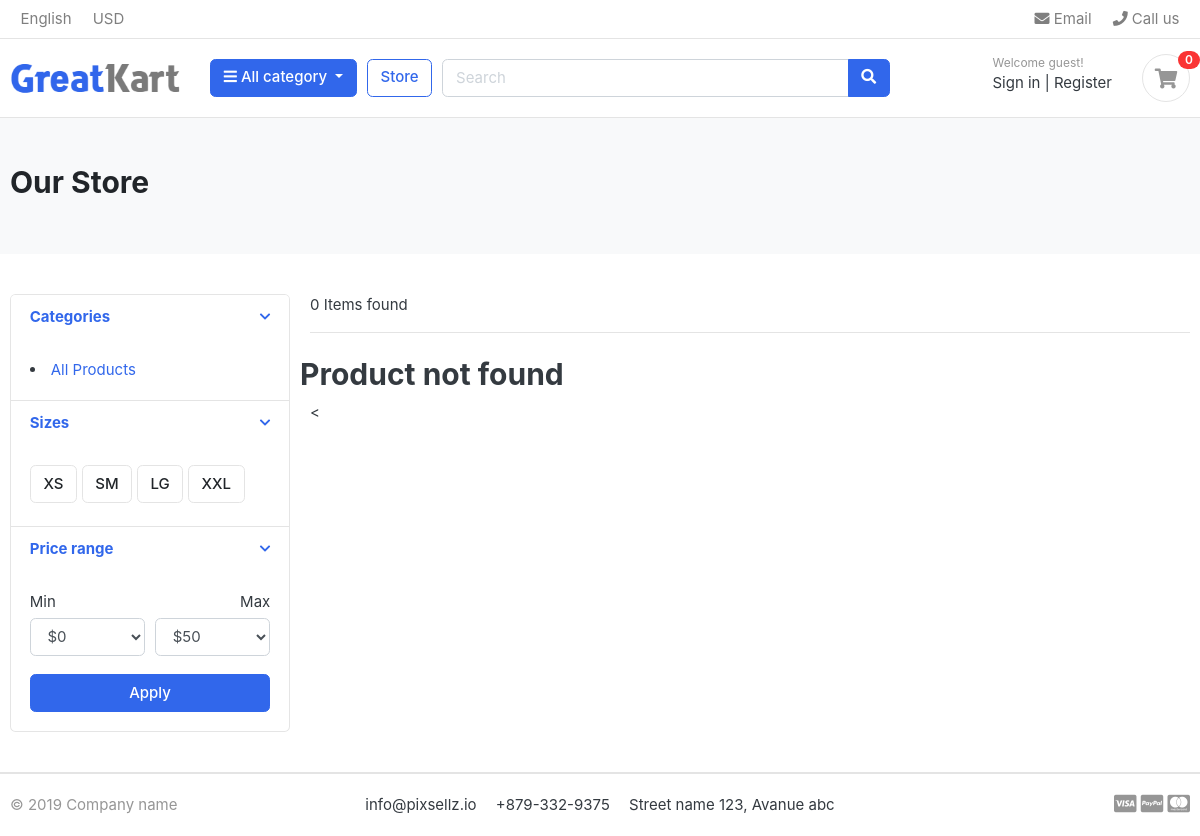
Page /store/ on the earlier database version.
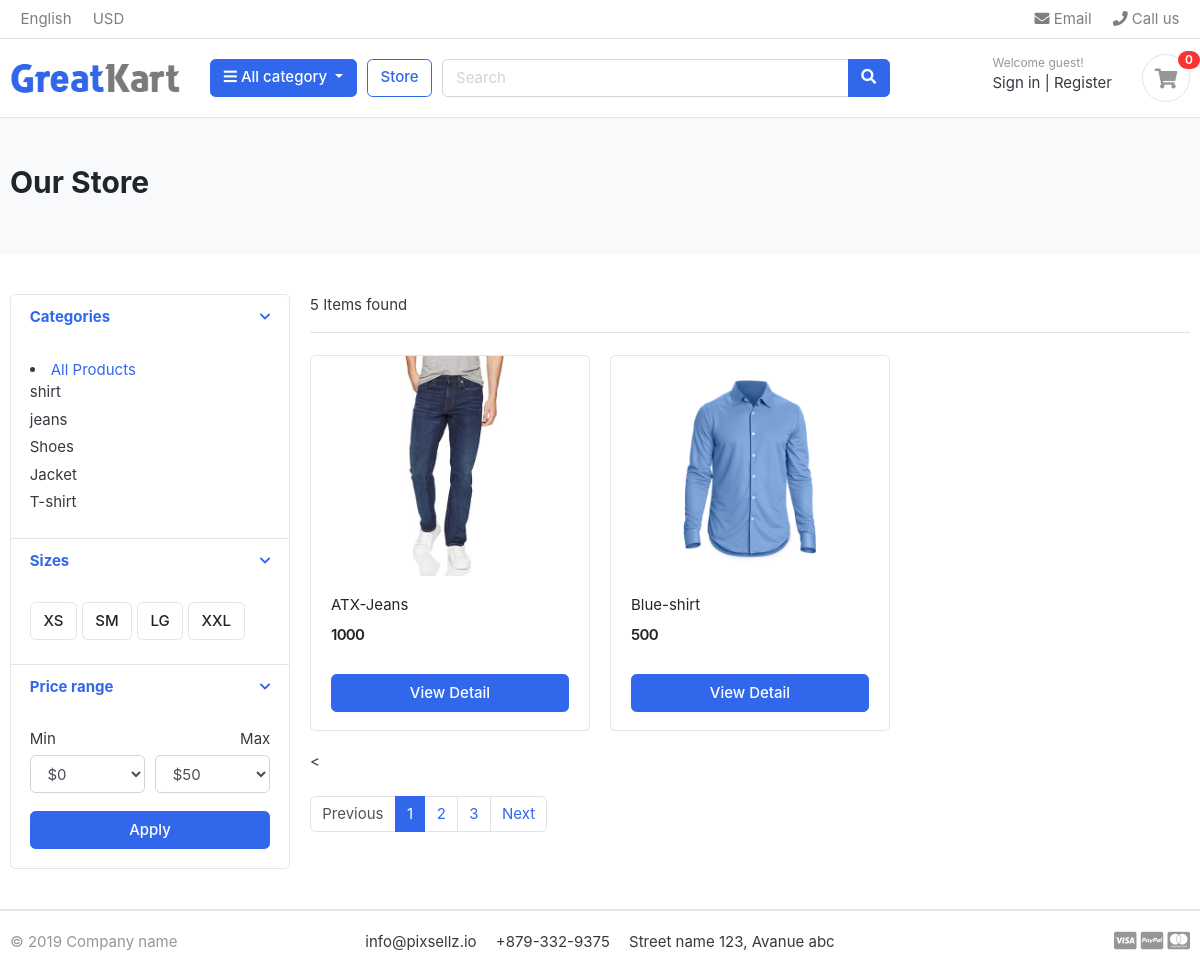
Same page on the later database version.
### category/models.py (models this page shows, shortened)
class Category(models.Model):
    category_name = models.CharField(max_length=50, unique=True)
    slug = models.SlugField(max_length= 100, unique= True)
    description = models.TextField(max_length= 255, blank= True)
    cat_image = models.ImageField(upload_to='photos/categories', blank= True)
    class Meta:
        verbose_name = 'Category'
        verbose_name_plural = 'Categories'
    def get_url(self):
        return reverse('product_by_category', args = [self.slug])

### store/models.py (models this page shows, shortened)
class Product(models.Model):
    product_name  = models.CharField(max_length= 50, unique= True)
    slug          = models.SlugField(max_length= 50, unique= True)
    description   = models.TextField(max_length= 500, blank= True)
    price         = models.IntegerField()
    images        = models.ImageField(upload_to='photos/products')
    stock         = models.IntegerField()
    is_available  = models.BooleanField(default= True)
    category      = models.ForeignKey(Category, on_delete= models.CASCADE)
    created_date  = models.DateTimeField(auto_now_add= True)
    modified_date = models.DateTimeField(auto_now= True)
    def get_url(self):
        return reverse('product_detail', args= [self.category.slug, self.slug])

### store/views.py (the view)
# urls.py: path('store/', include('store.urls')),
def store(request, category_slug=None):
    if category_slug != None:
        categories = get_object_or_404(Category, slug=category_slug)
        products = Product.objects.filter(category=categories, is_available=True)
        paginator = Paginator(products, 3)
        page = request.GET.get('page')
        paged_products = paginator.get_page(page)
        product_count = products.count()
    else:
        products = Product.objects.filter(is_available=True)
        paginator = Paginator(products, 2)
        page = request.GET.get('page')
        paged_products = paginator.get_page(page)
        product_count = products.count()
    context = {
        'Products': paged_products,
        'product_counts': product_count,
    }
    return render(request, 'store/store.html', context)

### cart/context_processor.py (called while the page is built)
def counter(request):
    cart_count = 0
    if 'admin' in request.path:
        return {}
    else:
        try:
            cart = Cart.objects.filter(cart_id = _cart_id(request))
            if request.user.is_authenticated:
                cart_items = CartItems.objects.all().filter(user = request.user)
            else:
                cart_items = CartItems.objects.all().filter(cart= cart[:1])
            for cart_item in cart_items:
                cart_count += cart_item.quantity
        except Cart.DoesNotExist:
            cart_count = 0
    return dict(cart_count = cart_count)

### cart/views.py (called while the page is built)
def _cart_id(request):
    cart = request.session.session_key
    if not cart:
        cart = request.session.create()
    return cart

### category/context_processor.py (called while the page is built)
def menu_links(request):
    links = Category.objects.all()
    return dict(links=links)

### greatkart/templates/store/store.html (shortened to what the changed rows need)
{% extends 'base.html'%}
{% load static %}
{% block content %}
<section class="section-pagetop bg">
<div class="container">
	<h2 class="title-page">Our Store</h2>
</div>
</section>
<section class="section-content padding-y">
<div class="container">
<div class="row">
	<aside class="col-md-3">
<div class="card">
	<article class="filter-group">
		<div class="filter-content collapse show" id="collapse_1" style="">
			<div class="card-body">
				<ul class="list-menu">
					{% for category in links %}
				<li><a href={{category.get_url}}>{{ category.category_name }}</a></li>
						{% endfor %}
				</ul>
			</div>
		</div>
	</article>
</div>
	</aside>
	<main class="col-md-9">
<header class="border-bottom mb-4 pb-3">
		<div class="form-inline">
			<span class="mr-md-auto">{{ product_counts }} Items found </span>
		</div>
</header>
<div class="row">
	{% if Products %}
	{% for product in Products %}
	<div class="col-md-4">
		<figure class="card card-product-grid">
			<div class="img-wrap">
			<a href = {{ product.get_url }}><img src="{{ product.images.url}}"></a>
			</div>
			<figcaption class="info-wrap">
				<div class="fix-height">
					<a href="{{ product.get_url }}" class="title">{{ product.product_name }}</a>
					<div class="price-wrap mt-2">
						<span class="price">{{ product.price }}</span>
					</div>
				</div>
				<a href={{ product.get_url }} class="btn btn-block btn-primary">View Detail </a>
			</figcaption>
		</figure>
	</div>
	{% endfor %}
	{% else %}
	 <h2> Product not found</h2>
	{% endif %}
	</div>
<<nav class="mt-4" aria-label="Page navigation sample">
	{% if Products.has_other_pages %}
	  <ul class="pagination">
			{% if Products.has_previous %}
	    <li class="page-item"><a class="page-link" href="?page={{products.previous_page_number}}">Previous</a></li>
			{% else %}
			<li class="page-item disabled"><a class="page-link" href="#">Previous</a></li>
			{% endif %}
			{% for i in Products.paginator.page_range %}
				{% if Products.number == i %}
	    		<li class="page-item active"><a class="page-link" href="#">{{i}}</a></li>
				{% else %}
					<li class="page-item"><a class="page-link" href="?page={{i}}">{{i}}</a></li>
				{% endif %}
	    {% endfor %}
			{% if Products.has_next %}
	    	<li class="page-item"><a class="page-link" href="?page={{products.next_page_number}}">Next</a></li>
			{% else %}
				<li class="page-item disabled"><a class="page-link" href="#">Next</a></li>
			{% endif %}
	  </ul>
	{% endif %}
</nav>
	</main>
</div>
</div>
</section>
{% endblock %}

Differences in the rows shown:
added Category: category_name "shirt"
added Category: category_name "jeans"
added Category: category_name "Shoes"
added Category: category_name "Jacket"
added Category: category_name "T-shirt"
added Product: images (picture), product_name "ATX-Jeans", price "1000"
added Product: images (picture), product_name "Blue-shirt", price "500"
Other differences:
{{ product_counts }}: "0" → "5"
text no longer shown: "Product not found"
text now shown: "Previous Next"
new list line: "1"
new list line: "2"
new list line: "3"
